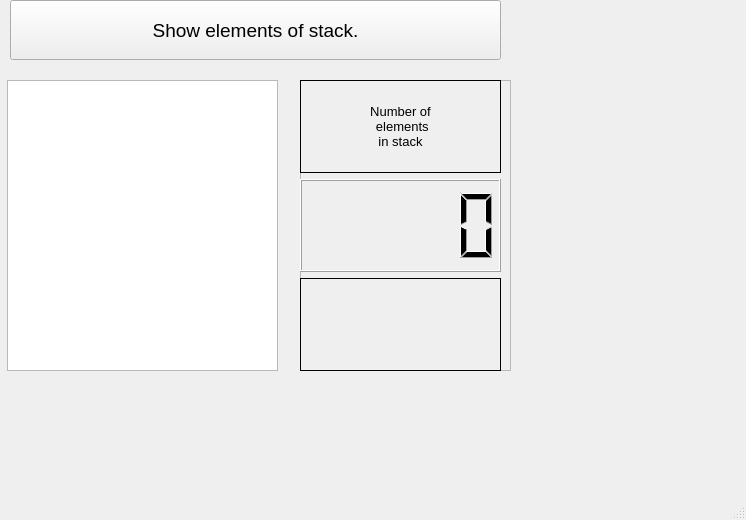
<?xml version="1.0" encoding="UTF-8"?>
<ui version="4.0">
 <class>MainWindow</class>
 <widget class="QMainWindow" name="MainWindow">
  <property name="geometry">
   <rect>
    <x>0</x>
    <y>0</y>
    <width>746</width>
    <height>520</height>
   </rect>
  </property>
  <property name="minimumSize">
   <size>
    <width>0</width>
    <height>0</height>
   </size>
  </property>
  <property name="maximumSize">
   <size>
    <width>10000</width>
    <height>10000</height>
   </size>
  </property>
  <property name="windowTitle">
   <string>Первая лабораторная</string>
  </property>
  <widget class="QWidget" name="centralwidget">
   <widget class="QTextBrowser" name="textBrowser">
    <property name="geometry">
     <rect>
      <x>7</x>
      <y>80</y>
      <width>271</width>
      <height>291</height>
     </rect>
    </property>
   </widget>
   <widget class="QFrame" name="frame_4">
    <property name="geometry">
     <rect>
      <x>300</x>
      <y>80</y>
      <width>211</width>
      <height>291</height>
     </rect>
    </property>
    <property name="frameShape">
     <enum>QFrame::StyledPanel</enum>
    </property>
    <property name="frameShadow">
     <enum>QFrame::Raised</enum>
    </property>
    <widget class="QWidget" name="verticalLayoutWidget_5">
     <property name="geometry">
      <rect>
       <x>0</x>
       <y>0</y>
       <width>201</width>
       <height>291</height>
      </rect>
     </property>
     <layout class="QVBoxLayout" name="verticalLayout_5">
      <item>
       <widget class="QLabel" name="label">
        <property name="font">
         <font>
          <pointsize>10</pointsize>
         </font>
        </property>
        <property name="frameShape">
         <enum>QFrame::Panel</enum>
        </property>
        <property name="text">
         <string>Number of
 elements
in stack</string>
        </property>
        <property name="alignment">
         <set>Qt::AlignCenter</set>
        </property>
       </widget>
      </item>
      <item>
       <widget class="QLCDNumber" name="lcdNumber">
        <property name="enabled">
         <bool>true</bool>
        </property>
       </widget>
      </item>
      <item>
       <widget class="QLabel" name="label_13">
        <property name="font">
         <font>
          <pointsize>10</pointsize>
         </font>
        </property>
        <property name="frameShape">
         <enum>QFrame::Panel</enum>
        </property>
        <property name="text">
         <string/>
        </property>
        <property name="alignment">
         <set>Qt::AlignCenter</set>
        </property>
       </widget>
      </item>
     </layout>
    </widget>
   </widget>
   <widget class="QPushButton" name="pushButton_2">
    <property name="geometry">
     <rect>
      <x>10</x>
      <y>0</y>
      <width>491</width>
      <height>60</height>
     </rect>
    </property>
    <property name="font">
     <font>
      <pointsize>14</pointsize>
     </font>
    </property>
    <property name="text">
     <string>Show elements of stack.</string>
    </property>
   </widget>
  </widget>
  <widget class="QMenuBar" name="menubar">
   <property name="geometry">
    <rect>
     <x>0</x>
     <y>0</y>
     <width>746</width>
     <height>25</height>
    </rect>
   </property>
  </widget>
  <widget class="QStatusBar" name="statusbar"/>
 </widget>
 <resources/>
 <connections/>
</ui>
